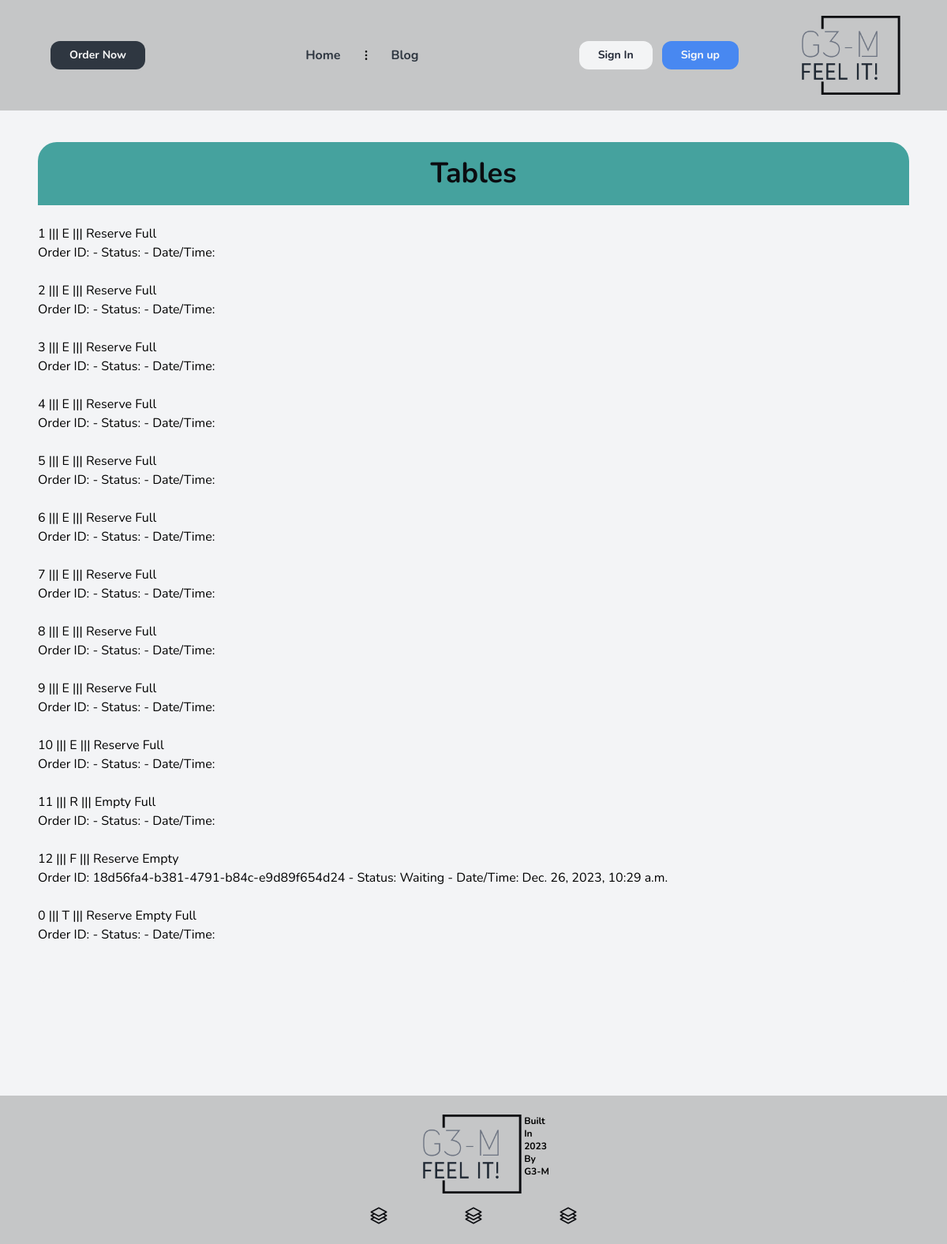
/tables/list-table, run on the app's committed database.
### tables/models.py (models this page shows)
class Table(BaseModel):
    status_fields = [("R", "Reserved"), ("E", "Empty"), ("F", "Full"), ("T", "TakeAway")]
    number = models.PositiveIntegerField()
    status = models.CharField(max_length=1, choices=status_fields, default='E')
    def __str__(self) -> str:
        return f'{self.number}'

### order/models.py (models this page shows, shortened)
class Order(BaseModel):
    status_fields = [("W", "Waiting"),
                     ("P", "Preparation"),
                     ("T", "Transmission"),
                     ("F", "Finished")]
    customer_phone = models.CharField(max_length=100, blank=True, null=True)
    id = models.UUIDField(primary_key=True, default=uuid.uuid4)
    status = models.CharField(max_length=1, choices=status_fields, default='W')
    table = models.ForeignKey(Table, on_delete=models.SET_NULL, null=True)
    class Meta:
        ordering = ['-created_at']
        indexes = [
            models.Index(fields=['-created_at']),
        ]

### tables/views.py (the view)
# urls.py: path('list-table', views.ListTableView.as_view(), name='list-table'),
class ListTableView(ListView):
    model = Table
    template_name = 'Reservation_ListTableTemplate.html'
    context_object_name = 'table'
    def get_context_data(self, *, object_list=None, **kwargs):
        context = super().get_context_data(**kwargs)
        context['table_orders'] = {}
        for table_instance in context['table']:
            try:
                order = Order.objects.filter(table=table_instance, status__in=["W", "P", "T"]).first()
                context['table_orders'][table_instance.id] = order
            except Order.DoesNotExist:
                pass
        return context

### core/models.py (called while the page is built)
    def get_queryset(self):
        return super().get_queryset().filter(deleted_at__isnull=True)

### templates/Reservation_ListTableTemplate.html (shortened to what this page needs)
{% extends "base.html" %}
{% load widget_tweaks %}
{% block content %}
    <div class="forms-div">
        <h2 class='forms-header'>Tables</h2>
        <div class="center">
            <ul class="tasks">
                {% for table_instance in table %}
                    <br>
                    {{ table_instance }} ||| {% for order in table_orders.table_instance %}{{ order }}{% endfor %}
                    {{ table_instance.status }}  |||
                    {% if table_instance.status != 'R' %}
                        <form action="{% url 'tables:change-table-status' table_instance.pk 'R' %}" method="post" style="display:inline;">
                            <button type="submit">Reserve</button>
                        </form>
                    {% endif %}
                    {% if table_instance.status != 'E' %}
                        <form action="{% url 'tables:change-table-status' table_instance.pk 'E' %}" method="post" style="display:inline;">
                            <button type="submit">Empty</button>
                        </form>
                    {% endif %}
                    {% if table_instance.status != 'F' %}
                        <form action="{% url 'tables:change-table-status' table_instance.pk 'F' %}" method="post" style="display:inline;">
                            <button type="submit">Full</button>
                        </form>
                    {% endif %}
                        {% for table_id , order in table_orders.items %}
                            {% if table_id == table_instance.id %}
        <li>Order ID: {{ order.id }} - Status: {{ order.get_status_display }}
            - Date/Time: {{ order.created_at }}</li>
                        {% endif %}
                    {% endfor %}
                {% endfor %}
            </ul>
        </div>
    </div>
{% endblock content %}

### static/src/styles.css (style rules this page uses)
html { line-height: 1.5; -webkit-text-size-adjust: 100%; -moz-tab-size: 4; -o-tab-size: 4; tab-size: 4; font-family: ui-sans-serif, system-ui, -apple-system, BlinkMacSystemFont, "Segoe UI", Roboto, "Helvetica Neue", Arial, "Noto Sans", sans-serif, "Apple Color Emoji", "Segoe UI Emoji", "Segoe UI Symbol", "Noto Color Emoji"; font-feature-settings: normal; font-variation-settings: normal; }
body { margin: 0; line-height: inherit; }
h1, h2, h3, h4, h5, h6 { font-size: inherit; font-weight: inherit; }
button, input, optgroup, select, textarea { font-family: inherit; font-feature-settings: inherit; font-variation-settings: inherit; font-size: 100%; font-weight: inherit; line-height: inherit; color: inherit; margin: 0; padding: 0; }
button, select { text-transform: none; }
button, [type='button'], [type='reset'], [type='submit'] { -webkit-appearance: button; background-color: transparent; background-image: none; }
blockquote, dl, dd, h1, h2, h3, h4, h5, h6, hr, figure, p, pre { margin: 0; }
ol, ul, menu { list-style: none; margin: 0; padding: 0; }
button, [role="button"] { cursor: pointer; }
.bg-gray-100 { --tw-bg-opacity: 1; background-color: rgb(243 244 246 / var(--tw-bg-opacity)); }
.font-enfont { font-family: Nunito; }
.forms-header { display: block; border-top-left-radius: 1.5rem; border-top-right-radius: 1.5rem; --tw-bg-opacity: 1; background-color: rgb(69 162 158 / var(--tw-bg-opacity)); padding-top: 1.25rem; padding-bottom: 1.25rem; text-align: center; font-size: 2.25rem; line-height: 2.5rem; font-weight: 700; --tw-text-opacity: 1; color: rgb(11 12 16 / var(--tw-text-opacity)); }
.forms-div { margin-top: 2.5rem; margin-bottom: 2.5rem; margin-left: 1.5rem; margin-right: 1.5rem; border-radius: 0.5rem; --tw-bg-opacity: 1; background-color: rgb(243 244 246 / var(--tw-bg-opacity)); padding-bottom: 3rem; }
@media (min-width: 1024px) { .forms-div { margin-left: 3rem; margin-right: 3rem; } }

### data on the page
Table: number "1", status "E", shows "Reserve", shows "Full"
Table: number "2", status "E", shows "Reserve", shows "Full"
Table: number "3", status "E", shows "Reserve", shows "Full"
Table: number "4", status "E", shows "Reserve", shows "Full"
Table: number "5", status "E", shows "Reserve", shows "Full"
Table: number "6", status "E", shows "Reserve", shows "Full"
Table: number "7", status "E", shows "Reserve", shows "Full"
Table: number "8", status "E", shows "Reserve", shows "Full"
Table: number "9", status "E", shows "Reserve", shows "Full"
Table: number "10", status "E", shows "Reserve", shows "Full"
Table: number "11", status "R", shows "Empty", shows "Full"
Table: number "12", status "F", shows "Reserve", shows "Empty"
Order: id "18d56fa4-b381-4791-b84c-e9d89f654d24", status "Waiting", created_at "Dec. 26, 2023, 10:29 a.m."
Table: number "0", status "T", shows "Reserve", shows "Empty", shows "Full"
